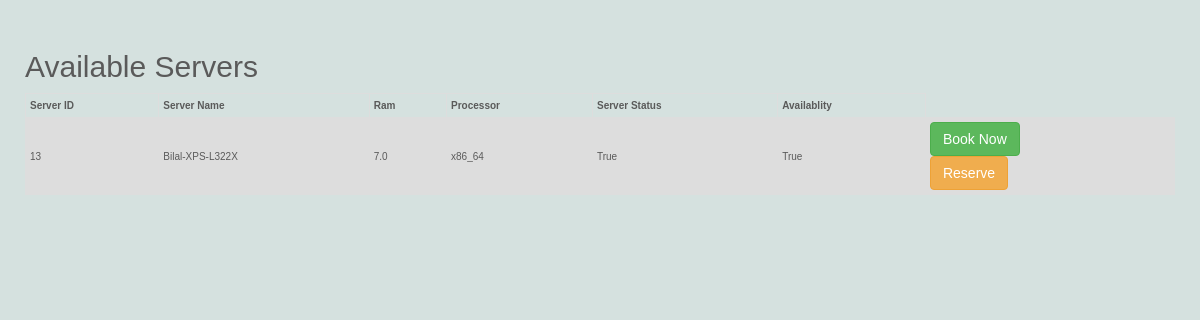
Page /available-server/ (signed in) on the earlier database version.
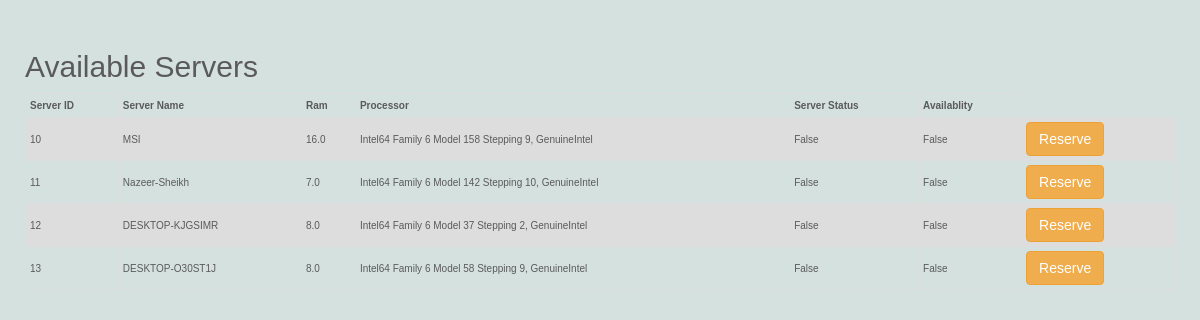
Same page on the later database version.
### server/models.py (models this page shows, shortened)
class ServerManagement(models.Model):
    server_name = models.CharField(max_length=255)
    ip_addr = models.CharField(default='0.0.0.0', max_length=255)
    ram = models.FloatField(max_length=3)
    processor = models.CharField(max_length=255)
    enable = models.BooleanField(default=False, null=False)

### user/views.py (the view)
# urls.py: path('available-server/', views.available_server, name='available-server'),
@login_required(login_url="login")
def available_server(request):
    servers = ServerManagement.objects.all()
    booked_server = ServerReservation.objects.filter(Q(end_time__gte=timezone.now()),
                                                     Q(reservation_time__lte=timezone.now()))
    setelement = set()
    for f in booked_server:
        if f.server_id in servers:
            setelement.add(f.server_id)
    dt = []
    for i in servers:
        dt += [
            {
                'servername': i.server_name,
                'ram': i.ram,
                'processor': i.processor,
                'available': i.enable,
                'status': (0 if i in setelement or not i.enable else 1),
                'server_id': i.id,
            }
        ]
    return render(request, 'user/login/available_server.html', {'ServerData': dt})

### user/templates/user/login/available_server.html (shortened to what this page needs)
<!DOCTYPE html>
<html lang="en">
<head>
    <link rel="stylesheet" href="https://maxcdn.bootstrapcdn.com/bootstrap/3.4.1/css/bootstrap.min.css">
</head>
<body>
<h2>Available Servers</h2>
<table>
    <tr>
                <th>Server ID</th>
        <th>Server Name</th>
        <th>Ram</th>
        <th>Processor</th>
        <th>Server Status</th>
        <th>Availablity</th>
    </tr>
    {% for data in ServerData %}
    <tr>
                <td> {{ data.server_id }}</td>
        <td> {{ data.servername }}</td>
        <td>{{ data.ram }}</td>
        <td>{{ data.processor }}</td>
        <td>{{ data.available }}</td>
        <td>{% if data.status == 1 %}
        {{ True }}
            {% else %}
            {{ False }}
            {% endif %}
        </td>
        <td>
            {% if data.status == True %}
            <form method='post' action="{% url 'book-now' %}">
                <button type="submit" class="btn btn-success" name='server' value="{{ data.server_id }}"> Book Now
                </button>
            </form>
            {% endif %}
            <form method="post" action="{% url 'reservation' %}">
                <button type="submit" name="server" value="{{ data.server_id }}" class="btn btn-warning">Reserve
                </button>
            </form>
        </td>
    </tr>
    {% endfor %}
</table>
</body>
</html>

### user/templates/user/login/available_server.html (style rules this page uses)
body { background-color: #d5e1df; align-items: center; margin: 10px; padding: 2rem 1.5rem; font: 1rem/1.5 "PT Sans", Arial, sans-serif; color: #5a5a5a; }
table { font-family: arial, sans-serif; border-collapse: collapse; width: 100%; }
td, th { border: 1px solid #dddddd; text-align: left; padding: 4px; }
tr:nth-child(even) { background-color: #dddddd; }

Differences in the rows shown:
added ServerManagement: servername "MSI", ram "16.0", processor "Intel64 Family 6 Model 158 Stepping 9, GenuineIntel"
added ServerManagement: servername "Nazeer-Sheikh", ram "7.0", processor "Intel64 Family 6 Model 142 Stepping 10, GenuineIntel"
added ServerManagement: servername "DESKTOP-KJGSIMR", ram "8.0", processor "Intel64 Family 6 Model 37 Stepping 2, GenuineIntel"
Other differences:
new list line: "10 False False Reserve"
new list line: "11 False False Reserve"
new list line: "12 False False Reserve"
new list line: "13 False False Reserve"
new list line: "DESKTOP-O30ST1J 8.0 Intel64 Family 6 Model 58 Stepping 9, GenuineIntel"
list line gone: "13 True True Book Now Reserve"
list line gone: "Bilal-XPS-L322X 7.0 x86_64"
